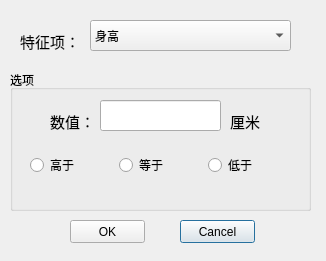
<?xml version="1.0" encoding="UTF-8"?>
<ui version="4.0">
 <class>SelectDialog</class>
 <widget class="QDialog" name="SelectDialog">
  <property name="geometry">
   <rect>
    <x>0</x>
    <y>0</y>
    <width>326</width>
    <height>261</height>
   </rect>
  </property>
  <property name="windowTitle">
   <string>Dialog</string>
  </property>
  <widget class="QGroupBox" name="groupBox">
   <property name="geometry">
    <rect>
     <x>10</x>
     <y>70</y>
     <width>301</width>
     <height>141</height>
    </rect>
   </property>
   <property name="title">
    <string>选项</string>
   </property>
   <widget class="QWidget" name="horizontalLayoutWidget">
    <property name="geometry">
     <rect>
      <x>20</x>
      <y>70</y>
      <width>261</width>
      <height>51</height>
     </rect>
    </property>
    <layout class="QHBoxLayout" name="horizontalLayout">
     <item>
      <widget class="QRadioButton" name="radioGreater">
       <property name="text">
        <string>高于</string>
       </property>
      </widget>
     </item>
     <item>
      <widget class="QRadioButton" name="radioEqual">
       <property name="text">
        <string>等于</string>
       </property>
      </widget>
     </item>
     <item>
      <widget class="QRadioButton" name="radioLower">
       <property name="text">
        <string>低于</string>
       </property>
      </widget>
     </item>
    </layout>
   </widget>
   <widget class="QLineEdit" name="lineEditSelectedValue">
    <property name="geometry">
     <rect>
      <x>90</x>
      <y>30</y>
      <width>121</width>
      <height>31</height>
     </rect>
    </property>
   </widget>
   <widget class="QLabel" name="label_2">
    <property name="geometry">
     <rect>
      <x>40</x>
      <y>40</y>
      <width>54</width>
      <height>21</height>
     </rect>
    </property>
    <property name="text">
     <string>&lt;html&gt;&lt;head/&gt;&lt;body&gt;&lt;p&gt;&lt;span style=&quot; font-size:11pt;&quot;&gt;数值：&lt;/span&gt;&lt;/p&gt;&lt;/body&gt;&lt;/html&gt;</string>
    </property>
   </widget>
   <widget class="QLabel" name="label_unit">
    <property name="geometry">
     <rect>
      <x>220</x>
      <y>40</y>
      <width>54</width>
      <height>21</height>
     </rect>
    </property>
    <property name="text">
     <string>&lt;html&gt;&lt;head/&gt;&lt;body&gt;&lt;p&gt;&lt;span style=&quot; font-size:11pt;&quot;&gt;厘米&lt;/span&gt;&lt;/p&gt;&lt;/body&gt;&lt;/html&gt;</string>
    </property>
   </widget>
  </widget>
  <widget class="QComboBox" name="comboSpecialItem">
   <property name="geometry">
    <rect>
     <x>90</x>
     <y>20</y>
     <width>201</width>
     <height>31</height>
    </rect>
   </property>
   <item>
    <property name="text">
     <string>身高</string>
    </property>
   </item>
   <item>
    <property name="text">
     <string>体重</string>
    </property>
   </item>
  </widget>
  <widget class="QLabel" name="label">
   <property name="geometry">
    <rect>
     <x>20</x>
     <y>30</y>
     <width>54</width>
     <height>21</height>
    </rect>
   </property>
   <property name="text">
    <string>&lt;html&gt;&lt;head/&gt;&lt;body&gt;&lt;p&gt;&lt;span style=&quot; font-size:11pt;&quot;&gt;特征项：&lt;/span&gt;&lt;/p&gt;&lt;/body&gt;&lt;/html&gt;</string>
   </property>
  </widget>
  <widget class="QPushButton" name="btnCancel">
   <property name="geometry">
    <rect>
     <x>180</x>
     <y>220</y>
     <width>75</width>
     <height>23</height>
    </rect>
   </property>
   <property name="text">
    <string>Cancel</string>
   </property>
  </widget>
  <widget class="QPushButton" name="btnOK">
   <property name="geometry">
    <rect>
     <x>70</x>
     <y>220</y>
     <width>75</width>
     <height>23</height>
    </rect>
   </property>
   <property name="text">
    <string>OK</string>
   </property>
  </widget>
 </widget>
 <resources/>
 <connections>
  <connection>
   <sender>btnOK</sender>
   <signal>clicked()</signal>
   <receiver>SelectDialog</receiver>
   <slot>accept()</slot>
   <hints>
    <hint type="sourcelabel">
     <x>107</x>
     <y>231</y>
    </hint>
    <hint type="destinationlabel">
     <x>157</x>
     <y>130</y>
    </hint>
   </hints>
  </connection>
  <connection>
   <sender>btnCancel</sender>
   <signal>clicked()</signal>
   <receiver>SelectDialog</receiver>
   <slot>reject()</slot>
   <hints>
    <hint type="sourcelabel">
     <x>217</x>
     <y>231</y>
    </hint>
    <hint type="destinationlabel">
     <x>157</x>
     <y>130</y>
    </hint>
   </hints>
  </connection>
 </connections>
</ui>
